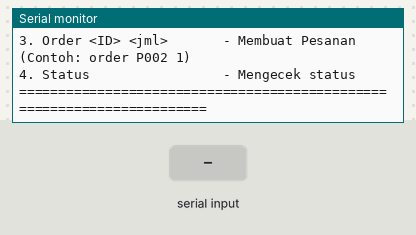
Simulated run of this program. Board: ESP32. Parts: the last lines printed to the serial monitor. The test bench sets the inputs (shaded band).

Above: at 2.2 s.
2.3 s: "help 1\n" received over Serial
At 3.5 s:
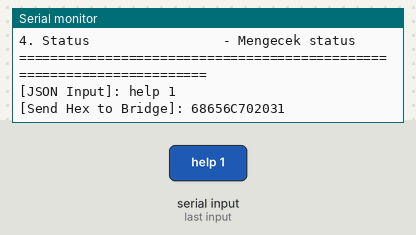
3.8 s: "menu 1\n" received over Serial
At 4.6 s:
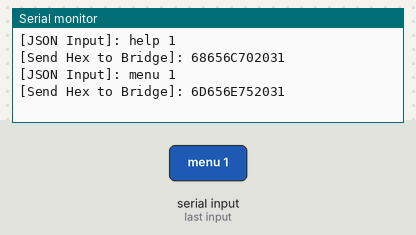
5.3 s: "status 1\n" received over Serial
At 5.7 s:
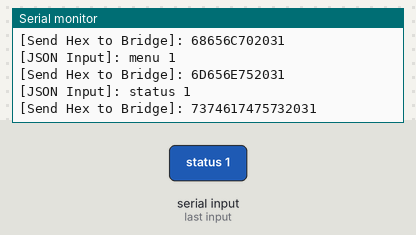
6.8 s: "menu\n" received over Serial
At 7.5 s:
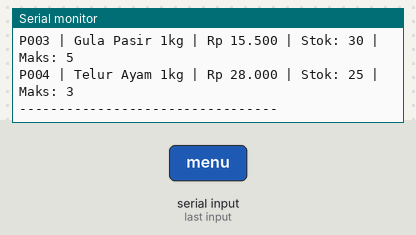
8.3 s: "status\n" received over Serial
At 9.2 s:
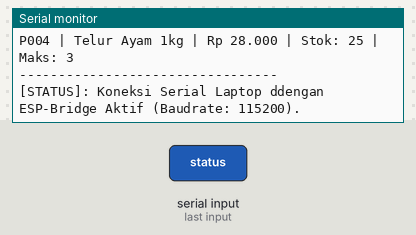
9.8 s: "order \n" received over Serial
At 10.3 s:
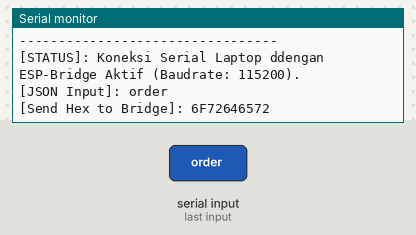

The program:

main.cpp
```cpp
#include <Arduino.h>
#include <ArduinoJson.h>

void printHelp() {
    Serial.println("\n=======================================================================");
    Serial.println("       DAFTAR OPERASI KASIR FRESHMART     ");
    Serial.println("=======================================================================");
    Serial.println("1. Help                   - Daftar Bantuan");
    Serial.println("2. Menu                   - Daftar Produk");
    Serial.println("3. Order <ID> <jml>       - Membuat Pesanan (Contoh: order P002 1)");
    Serial.println("4. Status                 - Mengecek status");
    Serial.println("=======================================================================\n");
}

void printMenu() {
    Serial.println("\n--- KATALOG PRODUK FRESHMART ---");
    Serial.println("P001 | Beras 5kg      | Rp 65.000 | Stok: 20 | Maks: 2");
    Serial.println("P002 | Minyak Goreng  | Rp 32.000 | Stok: 15 | Maks: 1");
    Serial.println("P003 | Gula Pasir 1kg | Rp 15.500 | Stok: 30 | Maks: 5");
    Serial.println("P004 | Telur Ayam 1kg | Rp 28.000 | Stok: 25 | Maks: 3");
    Serial.println("---------------------------------\n");
}


void setup() {
    Serial.begin(115200);
    delay(1000);
    Serial.println("\nSistem Kasir Laptop FreshMart Berhasil Dimulai.");
    printHelp();
}


void sendHex(const String &jsonStr) {
    String hexString = "";
    for (size_t i = 0; i < jsonStr.length(); i++) {
        char buf[3];
        sprintf(buf, "%02X", jsonStr[i]);
        hexString += buf;
    }
    Serial.println(hexString); // send ke esp bridge
}

void loop() {
    if (Serial.available() > 0) {
        String input = Serial.readStringUntil('\n');
        input.trim();

        if (input.equalsIgnoreCase("help") || input.equalsIgnoreCase("daftar operasi")) {
            printHelp();
        }
        else if (input.equalsIgnoreCase("menu")) {
            printMenu();
        }
        else if (input.equalsIgnoreCase("status")) {
            Serial.println("[STATUS]: Koneksi Serial Laptop ddengan ESP-Bridge Aktif (Baudrate: 115200).");
        }
        else if (input.startsWith("order ")) {
            int firstSpace = input.indexOf(' ');
            int secondSpace = input.indexOf(' ', firstSpace + 1);
            if (secondSpace != -1) {
                String id = input.substring(firstSpace + 1, secondSpace);
                int jml = input.substring(secondSpace + 1).toInt();

                StaticJsonDocument<200> doc;
                JsonArray items = doc.createNestedArray("items");
                JsonObject item = items.createNestedObject();
                item["id"] = id;
                item["jumlah"] = jml;

                String jsonString;
                serializeJson(doc, jsonString);

                Serial.print("[JSON Terbentuk]: ");
                Serial.println(jsonString);
                Serial.print("[Send Hex to Bridge]: ");
                sendHex(jsonString);
            } else {
                Serial.println("[ERROR]: Format salah! Gunakan format: order <ID> <jumlah> (Contoh: order P002 1)");
            }
        }
        else if (input.length() > 0) {
            Serial.print("[JSON Input]: ");
            Serial.println(input);
            Serial.print("[Send Hex to Bridge]: ");
            sendHex(input);
        }
    }
}
```

Measured:
- after the input at 2.3 s, the serial monitor: prints a new line at once (image 1)
- after the input at 3.8 s, the serial monitor: prints a new line at once (image 2)
- after the input at 5.3 s, the serial monitor: prints a new line at once (image 3)
- after the input at 6.8 s, the serial monitor: prints a new line at once (image 4)
- after the input at 8.3 s, the serial monitor: prints a new line at once (image 5)
- after the input at 9.8 s, the serial monitor: prints a new line at once (image 6)
